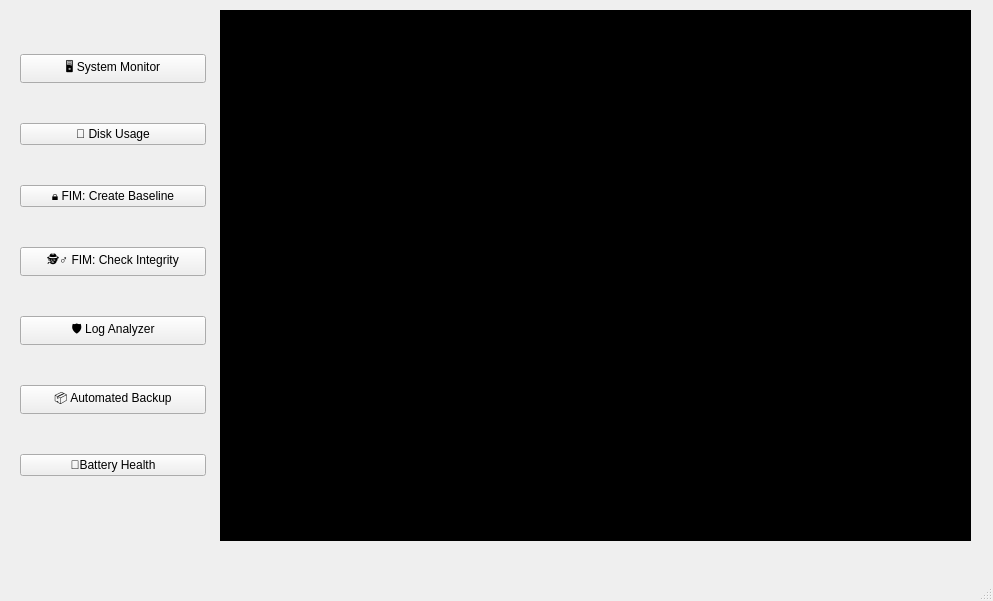
<?xml version="1.0" encoding="UTF-8"?>
<ui version="4.0">
 <class>MainWindow</class>
 <widget class="QMainWindow" name="MainWindow">
  <property name="geometry">
   <rect>
    <x>0</x>
    <y>0</y>
    <width>993</width>
    <height>601</height>
   </rect>
  </property>
  <property name="windowTitle">
   <string>MainWindow</string>
  </property>
  <widget class="QWidget" name="centralwidget">
   <widget class="QTextEdit" name="text_output">
    <property name="geometry">
     <rect>
      <x>220</x>
      <y>10</y>
      <width>751</width>
      <height>531</height>
     </rect>
    </property>
    <property name="styleSheet">
     <string notr="true">background-color: black; color: #39ff14; font-family: Monospace; font-size: 12px;</string>
    </property>
    <property name="readOnly">
     <bool>true</bool>
    </property>
   </widget>
   <widget class="QWidget" name="">
    <property name="geometry">
     <rect>
      <x>20</x>
      <y>20</y>
      <width>186</width>
      <height>491</height>
     </rect>
    </property>
    <layout class="QVBoxLayout" name="verticalLayout">
     <item>
      <widget class="QPushButton" name="btn_monitor">
       <property name="text">
        <string>🖥️ System Monitor</string>
       </property>
      </widget>
     </item>
     <item>
      <widget class="QPushButton" name="btn_disk">
       <property name="text">
        <string>💾 Disk Usage</string>
       </property>
      </widget>
     </item>
     <item>
      <widget class="QPushButton" name="btn_fim_init">
       <property name="text">
        <string>🔒 FIM: Create Baseline</string>
       </property>
      </widget>
     </item>
     <item>
      <widget class="QPushButton" name="btn_fim_check">
       <property name="text">
        <string>🕵️‍♂️ FIM: Check Integrity</string>
       </property>
      </widget>
     </item>
     <item>
      <widget class="QPushButton" name="btn_logs">
       <property name="text">
        <string>🛡️ Log Analyzer</string>
       </property>
      </widget>
     </item>
     <item>
      <widget class="QPushButton" name="btn_backup">
       <property name="text">
        <string>📦 Automated Backup</string>
       </property>
      </widget>
     </item>
     <item>
      <widget class="QPushButton" name="btn_battery">
       <property name="text">
        <string>🔋Battery Health</string>
       </property>
      </widget>
     </item>
    </layout>
   </widget>
  </widget>
  <widget class="QMenuBar" name="menubar">
   <property name="geometry">
    <rect>
     <x>0</x>
     <y>0</y>
     <width>993</width>
     <height>24</height>
    </rect>
   </property>
  </widget>
  <widget class="QStatusBar" name="statusbar"/>
 </widget>
 <resources/>
 <connections/>
</ui>
